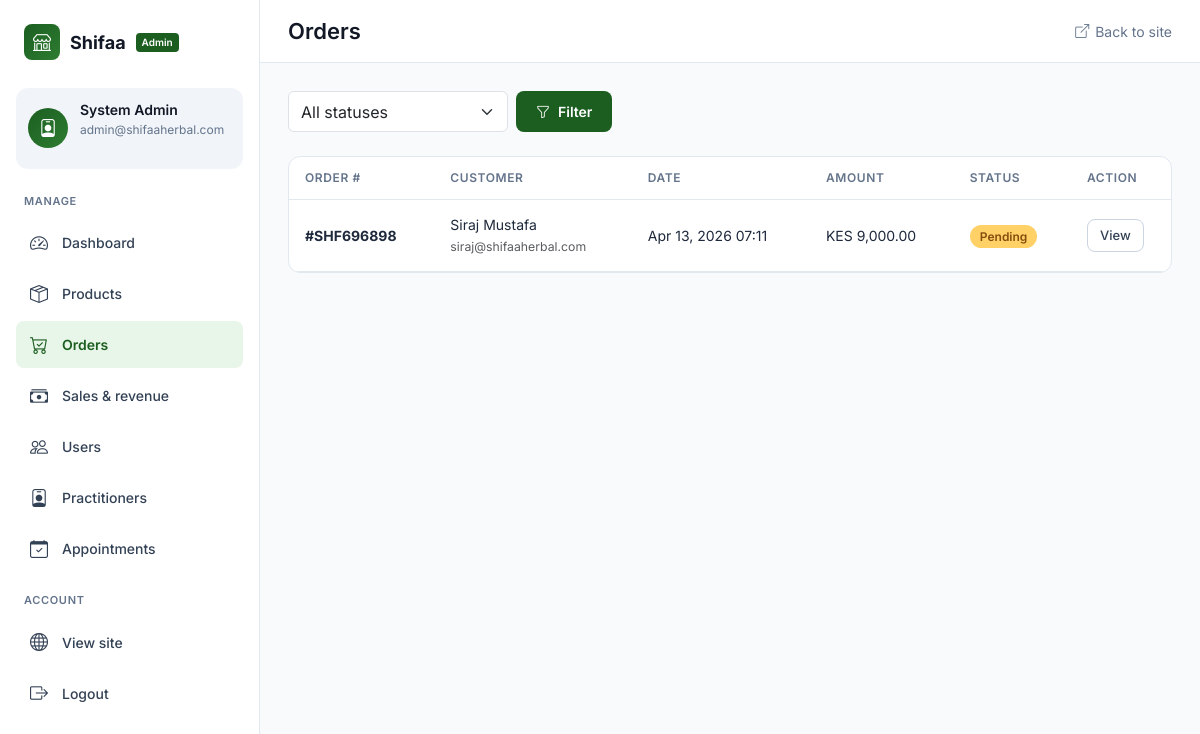
Page /admin/orders (signed in) on the earlier database version.
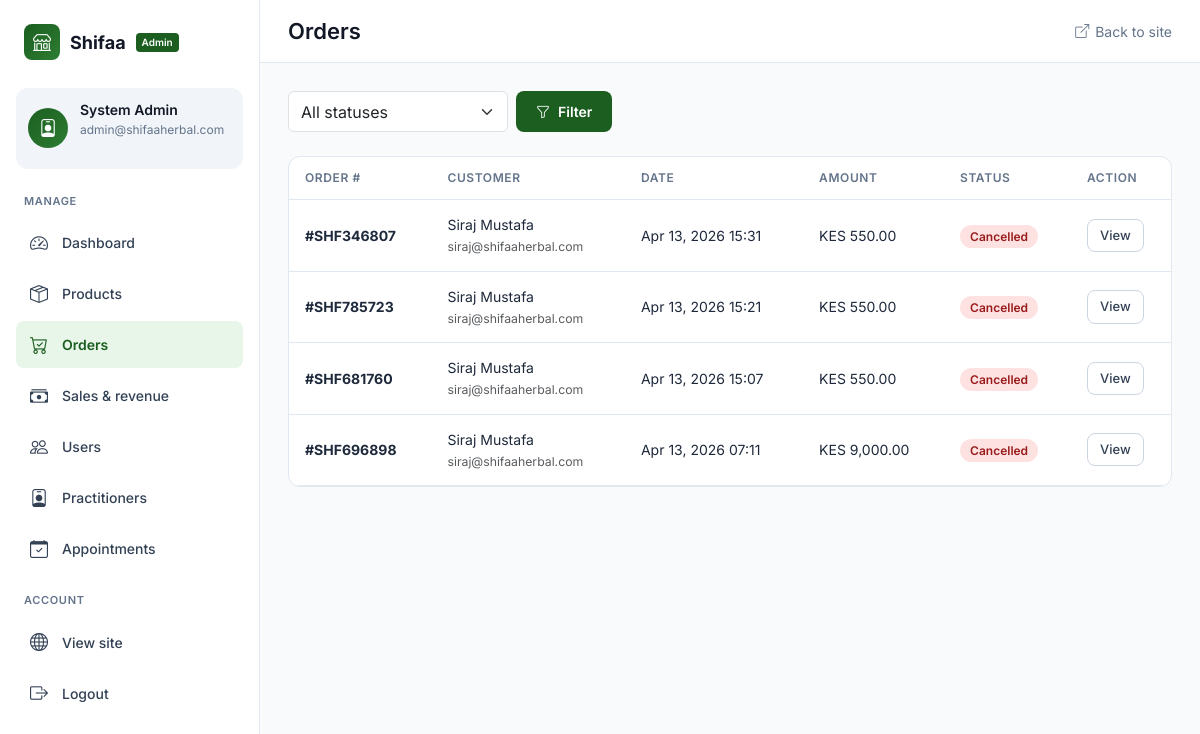
Same page on the later database version.
### models.py (models this page shows, shortened)
class Order(db.Model):
    __tablename__ = 'order'
    id = db.Column(db.Integer, primary_key=True)
    order_number = db.Column(db.String(50), unique=True, nullable=False, index=True)  # Added index
    user_id = db.Column(db.Integer, db.ForeignKey('user.id'), nullable=False, index=True)  # Added index
    total_amount = db.Column(db.Numeric(10, 2), nullable=False)
    status = db.Column(db.String(50), default='pending', index=True)  # Added index
    shipping_address = db.Column(db.Text, nullable=False)
    delivery_option = db.Column(db.String(50), default='standard')
    payment_method = db.Column(db.String(50), default='mpesa')
    payment_status = db.Column(db.String(50), default='pending', index=True)  # Added index
    notes = db.Column(db.Text)
    created_at = db.Column(db.DateTime, default=datetime.utcnow, index=True)  # Added index
    updated_at = db.Column(db.DateTime, default=datetime.utcnow, onupdate=datetime.utcnow)
    items = db.relationship('OrderItem', backref='order', lazy='dynamic', cascade='all, delete-orphan')
    __table_args__ = (
        db.Index('idx_order_user_status', 'user_id', 'status'),
        db.Index('idx_order_created_status', 'created_at', 'status'),
    )

class User(UserMixin, db.Model):
    __tablename__ = 'user'
    id = db.Column(db.Integer, primary_key=True)
    name = db.Column(db.String(100), nullable=False)
    email = db.Column(db.String(120), unique=True, nullable=False, index=True)  # Added index
    phone = db.Column(db.String(20))
    address = db.Column(db.Text)
    role = db.Column(db.String(20), default='user', index=True)  # Added index
    password_hash = db.Column(db.String(255), nullable=False)
    created_at = db.Column(db.DateTime, default=datetime.utcnow)
    updated_at = db.Column(db.DateTime, default=datetime.utcnow, onupdate=datetime.utcnow)
    orders = db.relationship('Order', backref='user', lazy='dynamic')
    cart_items = db.relationship('CartItem', backref='user', lazy='dynamic', cascade='all, delete-orphan')
    appointments = db.relationship('Appointment', backref='user', lazy='dynamic')

### app.py (the view)
    @app.route("/admin/orders")
    @login_required
    @admin_required
    def admin_orders():
        from models import Order
        status_filter = request.args.get("status", "")
        page = request.args.get('page', 1, type=int)
        query = Order.query.order_by(Order.created_at.desc())
        if status_filter:
            query = query.filter_by(status=status_filter)
        paginated_orders = query.paginate(page=page, per_page=app.config["ORDERS_PER_PAGE"], error_out=False)
        return render_template("admin/orders.html",
                             orders=paginated_orders.items,
                             pagination=paginated_orders,
                             status_filter=status_filter)

### templates/admin/orders.html (shortened to what this page needs)
{% extends "admin/base.html" %}
{% block page_title %}Orders{% endblock %}
{% block content %}
<form method="get" class="d-flex gap-2 flex-wrap mb-4">
    <select name="status" class="form-select" style="max-width: 220px;">
        <option value="">All statuses</option>
    </select>
    <button type="submit" class="btn-admin"><i class="bi bi-funnel"></i> Filter</button>
</form>
<div class="card-admin">
    <div class="card-body p-0">
        {% if orders %}
        <div class="table-responsive">
            <table class="table-admin">
                <thead>
                    <tr>
                        <th>Order #</th>
                        <th>Customer</th>
                        <th>Date</th>
                        <th>Amount</th>
                        <th>Status</th>
                        <th style="width: 100px;">Action</th>
                    </tr>
                </thead>
                <tbody>
                    {% for order in orders %}
                    <tr>
                        <td><strong>#{{ order.order_number }}</strong></td>
                        <td>{{ order.user.name }}<br><small class="text-muted">{{ order.user.email }}</small></td>
                        <td>{{ order.created_at.strftime('%b %d, %Y %H:%M') }}</td>
                        <td>{{ order.total_amount|currency }}</td>
                        <td><span class="badge-status badge-{{ order.status }}">{{ order.status|title }}</span></td>
                        <td><a href="{{ url_for('admin_order_detail', order_id=order.id) }}" class="btn-sm-admin">View</a></td>
                    </tr>
                    {% endfor %}
                </tbody>
            </table>
        </div>
        {% endif %}
    </div>
</div>
{% endblock %}

Differences in the rows shown:
added Order: order_number "SHF346807", user.name "Siraj Mustafa", user.email "siraj@shifaaherbal.com", created_at "Apr 13, 2026 15:31", total_amount "KES 550.00", status "Cancelled"
added Order: order_number "SHF785723", user.name "Siraj Mustafa", user.email "siraj@shifaaherbal.com", created_at "Apr 13, 2026 15:21", total_amount "KES 550.00", status "Cancelled"
added Order: order_number "SHF681760", user.name "Siraj Mustafa", user.email "siraj@shifaaherbal.com", created_at "Apr 13, 2026 15:07", total_amount "KES 550.00", status "Cancelled"
changed Order "SHF696898": status "Pending" → "Cancelled"
